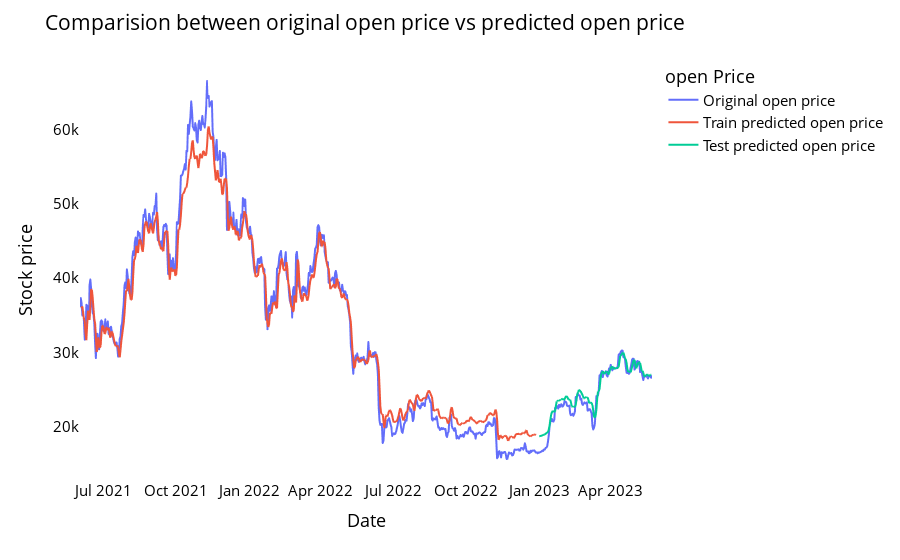

Source (notebook cell):
### Code cell
# shift train predictions for plotting

look_back=time_step
trainPredictPlot = np.empty_like(open_df)
trainPredictPlot[:, :] = np.nan
trainPredictPlot[look_back:len(train_predict)+look_back, :] = train_predict
print("Train predicted data: ", trainPredictPlot.shape)

# shift test predictions for plotting
testPredictPlot = np.empty_like(open_df)
testPredictPlot[:, :] = np.nan
testPredictPlot[len(train_predict)+(look_back*2)+1:len(open_df)-1, :] = test_predict
print("Test predicted data: ", testPredictPlot.shape)


names = cycle(['Original open price','Train predicted open price','Test predicted open price'])


plotdf = pd.DataFrame({'date': open_stock['datetime'],
                       'original_open': open_stock['open'],
                      'train_predicted_open': trainPredictPlot.reshape(1,-1)[0].tolist(),
                      'test_predicted_open': testPredictPlot.reshape(1,-1)[0].tolist()})

fig = px.line(plotdf,x=plotdf['date'], y=[plotdf['original_open'],plotdf['train_predicted_open'],
                                          plotdf['test_predicted_open']],
              labels={'value':'Stock price','date': 'Date'})
fig.update_layout(title_text='Comparision between original open price vs predicted open price',
                  plot_bgcolor='white', font_size=15, font_color='black', legend_title_text='open Price')
fig.for_each_trace(lambda t:  t.update(name = next(names)))

fig.update_xaxes(showgrid=False)
fig.update_yaxes(showgrid=False)
fig.show()

### Figure 1 — Plotly figure (JSON) as saved in the notebook; plotly's stock layout.template omitted (floating-point values rounded to 4 significant figures; data arrays with more than 128 entries replaced by an {"elided": "..."} marker saying what was removed)
{"data": [{"hovertemplate": "variable=original_open<br>Date=%{x}<br>Stock price=%{y}<extra></extra>", "legendgroup": "original_open", "line": {"color": "#636efa", "dash": "solid"}, "marker": {"symbol": "circle"}, "mode": "lines", "name": "Original open price", "showlegend": true, "type": "scattergl", "x": {"elided": "721 str values"}, "xaxis": "x", "y": {"elided": "721 float values"}, "yaxis": "y"}, {"hovertemplate": "variable=train_predicted_open<br>Date=%{x}<br>Stock price=%{y}<extra></extra>", "legendgroup": "train_predicted_open", "line": {"color": "#EF553B", "dash": "solid"}, "marker": {"symbol": "circle"}, "mode": "lines", "name": "Train predicted open price", "showlegend": true, "type": "scattergl", "x": {"elided": "721 str values"}, "xaxis": "x", "y": {"elided": "721 float values"}, "yaxis": "y"}, {"hovertemplate": "variable=test_predicted_open<br>Date=%{x}<br>Stock price=%{y}<extra></extra>", "legendgroup": "test_predicted_open", "line": {"color": "#00cc96", "dash": "solid"}, "marker": {"symbol": "circle"}, "mode": "lines", "name": "Test predicted open price", "showlegend": true, "type": "scattergl", "x": {"elided": "721 str values"}, "xaxis": "x", "y": {"elided": "721 float values"}, "yaxis": "y"}], "layout": {"autosize": true, "font": {"color": "black", "size": 15}, "legend": {"title": {"text": "open Price"}, "tracegroupgap": 0}, "margin": {"t": 60}, "plot_bgcolor": "white", "title": {"text": "Comparision between original open price vs predicted open price"}, "xaxis": {"anchor": "y", "autorange": true, "domain": [0, 1], "range": ["2021-06-02", "2023-05-23"], "showgrid": false, "title": {"text": "Date"}, "type": "date"}, "yaxis": {"anchor": "x", "autorange": true, "domain": [0, 1], "range": [12820.0, 69350.0], "showgrid": false, "title": {"text": "Stock price"}, "type": "linear"}}}
